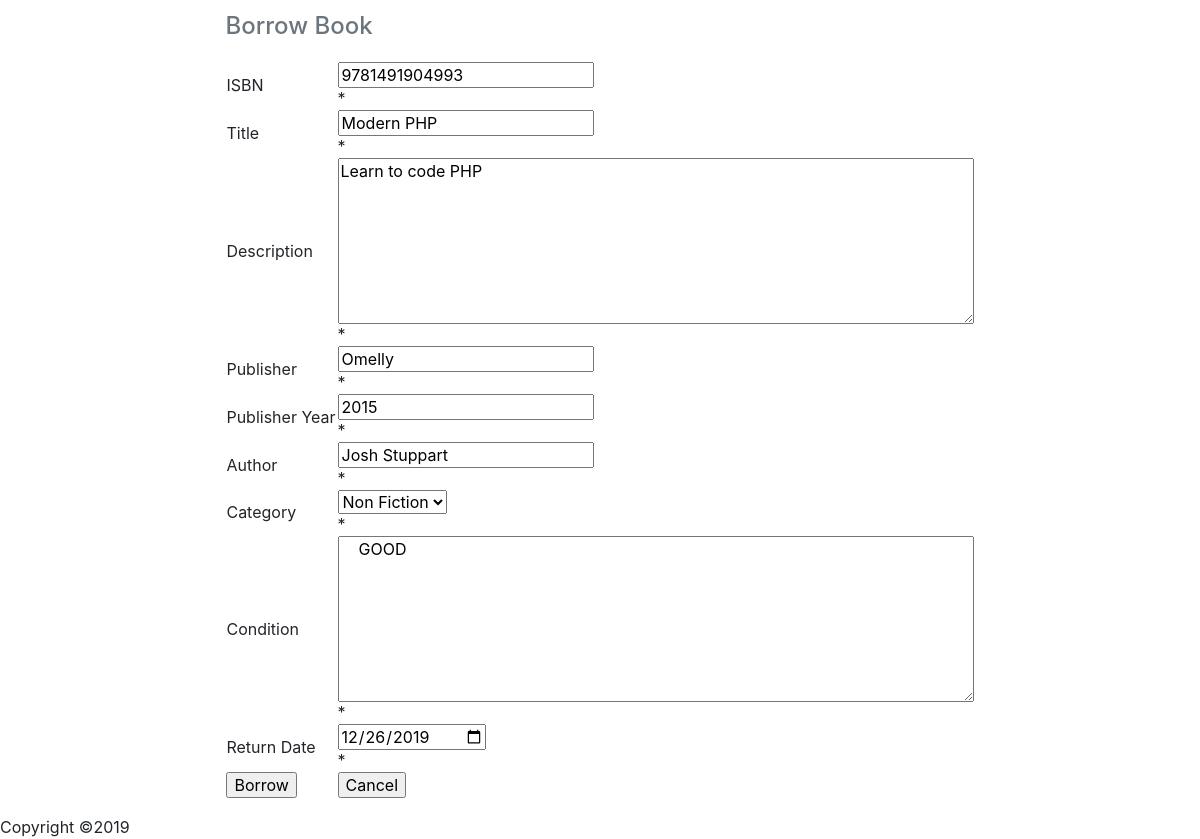
The app's page /Borrowbook.php?id=7 with its own data.
### tables this page shows
CREATE TABLE `book` (
  `id` int(11) NOT NULL,
  `isbn` varchar(35) NOT NULL,
  `title` varchar(100) NOT NULL,
  `description` varchar(255) NOT NULL,
  `publisher` varchar(55) NOT NULL,
  `pubyear` year(4) NOT NULL,
  `author` varchar(55) NOT NULL,
  `category` varchar(55) NOT NULL,
  `condition1` varchar(255) NOT NULL,
  `returndate` date NOT NULL,
  `userid` varchar(12) NOT NULL,
  `borrow` varchar(4) NOT NULL
);

### Borrowbook.php (the view, shortened to what this page needs)
<html>
    <link rel="stylesheet" href="https://maxcdn.bootstrapcdn.com/bootstrap/4.0.0/css/bootstrap.min.css">
<link href="https://stackpath.bootstrapcdn.com/font-awesome/4.7.0/css/font-awesome.min.css" rel="stylesheet">
<?php
 $usererr=$dateerr=$isbnerr=$titleerr=$deserr=$publishererr=$pubyearerr=$authorerr=$categoryerr=$conditionerr="";
     include "database.php";
    $id=$_GET['id'];
    $sql="select * from book where id='$id'";
     $result=mysqli_query($dbh,$sql);
    $check=mysqli_fetch_array($result);
?>
<body>
    <form method="POST">
<table align="center">
<caption style="caption-side: top;" ><h4>Borrow Book</h4></caption>
     <tr>
<td>ISBN</td><td><input type="text" name="isbn" placeholder="Enter ISBN" value="<?php echo $check['isbn']; ?>" readonly><br> <span class="error" >* <?php echo $isbnerr;?></span></td>
     </tr>
    <tr>
    <tr>
<td>Title</td><td><input type="text" name="title" placeholder="Enter Book Title" value="<?php echo $check['title']; ?>" readonly><br> <span class="error">* <?php echo $titleerr;?></span></td>
     </tr>
     <tr>
<td>Description</td><td><textarea name="describe" rows=8px cols=60px placeholder="Description" readonly><?php echo $check['description']; ?></textarea><br> <span class="error">* <?php echo $deserr;?></span></td>
     </tr>
    <tr>
<td>Publisher</td><td><input type="text" name="publisher" placeholder="Enter Publisher" value="<?php echo $check['publisher']; ?>" readonly><br> <span class="error" >* <?php echo $publishererr;?></span></td>
     </tr>
    <tr>
    <td>Publisher Year</td><td><input type="number" name="pubyear" maxlength=4 placeholder="Enter Publisher Year" value="<?php echo $check['pubyear']; ?>" readonly><br> <span class="error">* <?php echo $pubyearerr;?></span></td>
     </tr>
     <tr>
<td>Author</td><td><input type="text" name="author" placeholder="Enter Author" value="<?php echo $check['author']; ?>" readonly><br> <span class="error" >* <?php echo $authorerr;?></span></td>
     </tr>
     <tr>
<td>Category</td>
         <td><select name='category' placeholder="Category" readonly>
           <option readonly><?php echo $check['category']; ?></option>
           </select><br> <span class="error">* <?php echo $categoryerr;?></span></td>
     </tr>
    <tr>
<td> Condition</td><td><textarea name="condition" rows=8px cols=60px placeholder="Enter Condition" readonly> <?php echo $check['condition1']; ?></textarea><br> <span class="error">* <?php echo $conditionerr;?></span></td>
     </tr>
    <tr>
<td>Return Date</td><td><input type="date" name="date" placeholder="Enter Return Date" value="<?php echo $check['returndate']; ?>" ><br> <span class="error" >* <?php echo $dateerr;?></span></td>
     </tr>
       <tr>
<td><input type="submit" name="borrow" value="Borrow"></td>
<td><input type="submit" name="cancel" value="Cancel"></td>
     </tr>
    </table>
        </form>
</body>
<footer >Copyright &copy;2019</footer>
</html>

### records on screen
book: isbn "9781491904993", title "Modern PHP", describe "Learn to code PHP", publisher "Omelly", pubyear "2015", author "Josh Stuppart", category "Non Fiction", condition "GOOD", date "12/26/2019"
